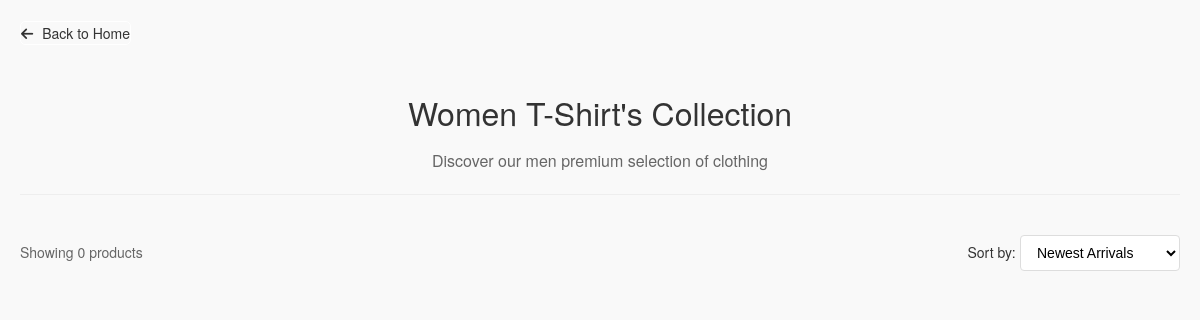
/women/t_shirts/, run on an earlier commit of the app's database.
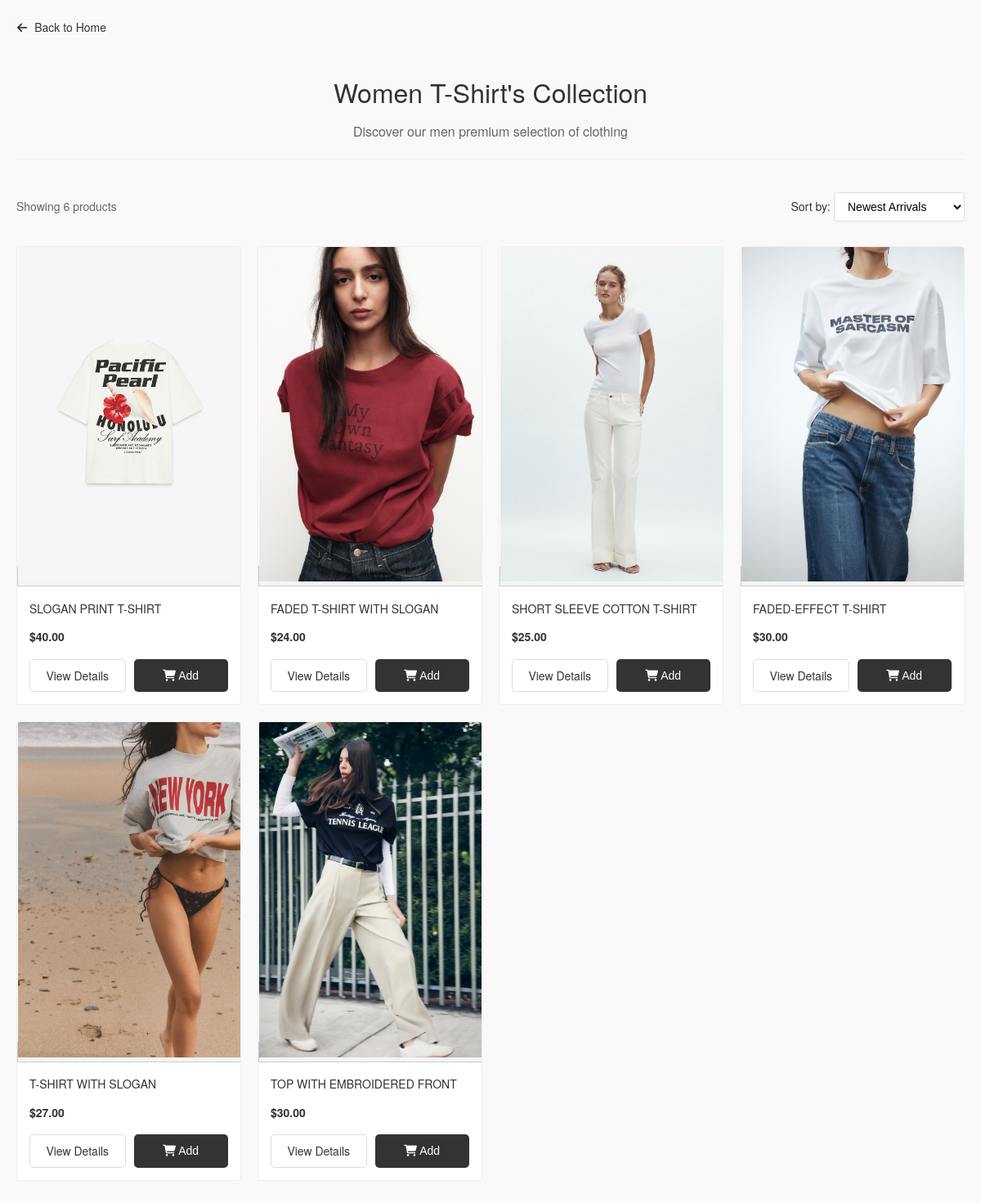
And on a later commit of the database.
### clothes/models.py (models this page shows, shortened)
class Product(models.Model):
    CATEGORY_CHOICES = [
        ('men', 'Men'),
        ('women', 'Women'),
    ]
    SUBCATEGORY_CHOICES = [
        ('shirts', 'Shirts'),
        ('t_shirts', 'T-Shirts'),
        ('polo_shirts', 'Polo Shirt'),
        ('jeans', 'Jeans'),
        ('jackets', 'Jackets'),
        ('blazers', 'Blazers'),
        ('dresses', 'Dresses'),
        ('trousers', 'Trousers'),
        ('hoodies_sweatshirts', 'Hoodies | Sweatshirts'),
        ('sweaters_cardigans', 'Sweater | Cardigans'),
        ('tops', 'Tops'),
        ('shorts', 'Shorts'),
        ('shoes', 'Shoes'),
        ('bags', 'Bags'),
        ('accessories', 'Accessories'),
        ('perfume', 'Perfume'),
    ]
    SIZE_CHOICES = [
        ('XS', 'Extra Small'),
        ('S', 'Small'),
        ('M', 'Medium'),
        ('L', 'Large'),
        ('XL', 'Extra Large'),
    ]
    product_id = models.CharField(max_length=50, unique=True)  # Barcode or unique ID
    name = models.CharField(max_length=200)
    category = models.CharField(max_length=50, choices=CATEGORY_CHOICES)
    subcategory = models.CharField(max_length=50, choices=SUBCATEGORY_CHOICES)
    description = models.TextField()
    sku = models.CharField(max_length=50, unique=True, blank=True, null=True)
    stock = models.PositiveIntegerField(default=0)
    price = models.DecimalField(max_digits=10, decimal_places=2)
    size = models.CharField(max_length=50, choices=SIZE_CHOICES)  # Size options
    image_name = models.CharField(max_length=100, blank=True, null=True)

### clothes/views.py (the view)
# urls.py: path('women/t_shirts/', views.women_tshirts, name='women/women_t_shirts'),
def women_tshirts(request):
    products = Product.objects.filter(category='women', subcategory='t_shirts')
    return render(request, 'women/women_t_shirts.html', {'products': products})

### clothes/templates/women/women_t_shirts.html (shortened to what this page needs)
{% load static %}
<!DOCTYPE html>
<html lang="en">
<head>
    <link rel="stylesheet" href="https://cdnjs.cloudflare.com/ajax/libs/font-awesome/6.0.0/css/all.min.css">
    <link rel="stylesheet" href="{% static 'Shop/shop.css' %}">
</head>
<body>
    <div class="shop-container">
        <a href="/" class="back-button">
            <i class="fas fa-arrow-left"></i> Back to Home
        </a>
        <div class="shop-header">
            <h1>Women T-Shirt's Collection</h1>
            <p class="shop-subtitle">Discover our men premium selection of clothing</p>
        </div>
        <div class="shop-toolbar">
            <div class="results-count">
                Showing {{ products.count }} products
            </div>
            <div class="sort-options">
                <label for="sort">Sort by:</label>
                <select id="sort" name="sort">
                    <option value="newest">Newest Arrivals</option>
                </select>
            </div>
        </div>
        <div class="product-grid">
            {% for product in products %}
            <div class="product-card">
                <a href="{% url 'product_detail' product.id %}" class="product-image">
                    <img src="{% static 'Shop/' %}{{ product.image_name }}" alt="{{ product.name }}" loading="lazy">
                </a>
                <div class="product-info">
                    <h3>{{ product.name }}</h3>
                    <div class="price">
                        {% if product.discount_price %}
                        <span class="current-price">${{ product.discount_price }}</span>
                        <span class="original-price">${{ product.price }}</span>
                        {% else %}
                        <span class="current-price">${{ product.price }}</span>
                        {% endif %}
                    </div>
                    <div class="product-actions">
                        <a href="{% url 'product_detail' product.id %}" class="view-btn">View Details</a>
                        <button class="add-btn" data-product-id="{{ product.id }}">
                            <i class="fas fa-shopping-cart"></i> Add
                        </button>
                    </div>
                </div>
            </div>
            {% endfor %}
        </div>
    </div>
</body>
</html>

What changed in the data, as far as the page shows it:
now on this page (row edited): Product: image_name (picture), name "SLOGAN PRINT T-SHIRT", price "40.00"
now on this page (row edited): Product: image_name (picture), name "FADED T-SHIRT WITH SLOGAN", price "24.00"
now on this page (row edited): Product: image_name (picture), name "SHORT SLEEVE COTTON T-SHIRT", price "25.00"
now on this page (row edited): Product: image_name (picture), name "FADED-EFFECT T-SHIRT", price "30.00"
now on this page (row edited): Product: image_name (picture), name "T-SHIRT WITH SLOGAN", price "27.00"
now on this page (row edited): Product: image_name (picture), name "TOP WITH EMBROIDERED FRONT", price "30.00"
Also different on the page:
{{ products.count }}: "0" → "6"
